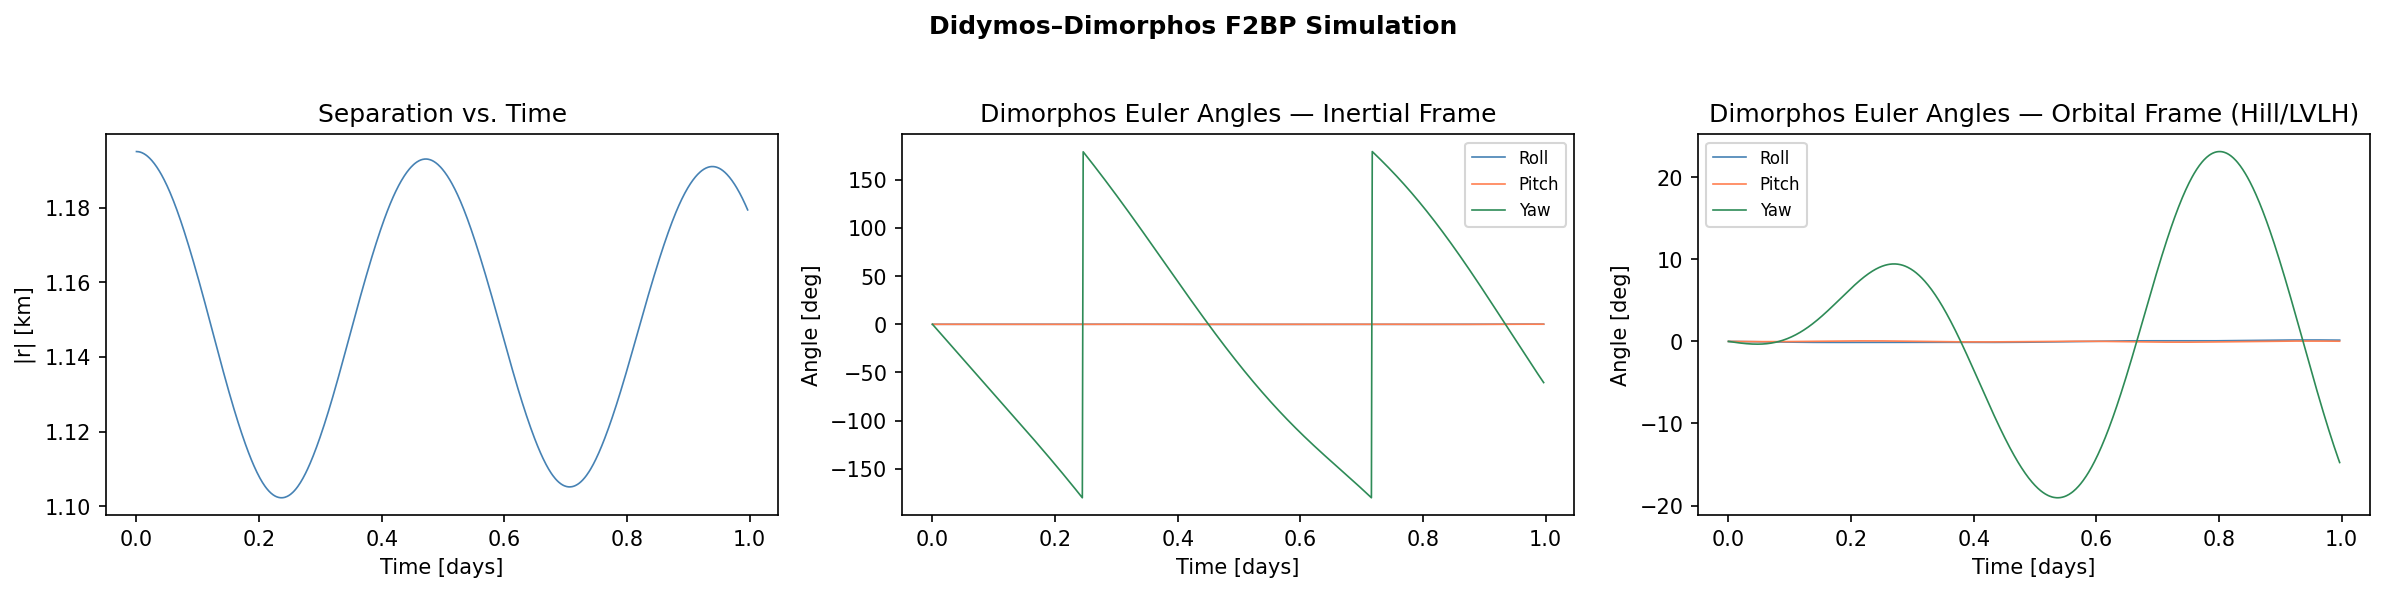

Here is the Python script that generated this plot:
"""
Didymos-Dimorphos binary asteroid simulation
=============================================

Reproduces a basic F2BP integration for the Didymos system using
ellipsoidal shape models and a 2nd-order mutual potential expansion.

Reference body parameters (approximate pre-DART values):
  Didymos:   a=400 m, b=395 m, c=340 m, rho=2170 kg/m^3
  Dimorphos: a=85 m,  b=73 m,  c=63 m,  rho=2400 kg/m^3
  Orbit:     a~1195 m, P~11.92 h; Didymos spin P~2.26 h, Dimorphos ~synchronous
"""

import numpy as np
import matplotlib.pyplot as plt
import f2bptoolkit as f2bp

# ── System parameters ──────────────────────────────────────────────────────────

G = 6.674e-11   # m^3 kg^-1 s^-2

# Didymos (primary)
rhoA   = 2400.0       # kg/m^3
aA, bA, cA = 400.0, 395.0, 340.0   # m

# Dimorphos (secondary)
rhoB   = 2400.0       # kg/m^3
aB, bB, cB = 90.0, 73.0, 63.0   # m

# Approximate masses (4/3 pi a b c rho)
MA = (4./3.) * np.pi * aA * bA * cA * rhoA
MB = (4./3.) * np.pi * aB * bB * cB * rhoB
print(f"Primary mass:   {MA:.4e} kg")
print(f"Secondary mass: {MB:.4e} kg")

# Circular orbit radius and velocity (point-mass approximation)
r0    = 1195.0      # m, approximate semi-major axis
v_circ = np.sqrt(G * (MA + MB) / r0)
print(f"Circular velocity: {v_circ:.4f} m/s")

# Mean motion (rad/s) → period
n   = np.sqrt(G * (MA + MB) / r0**3)
T   = 2 * np.pi / n
print(f"Orbital period: {T/3600:.3f} h  ({T:.1f} s)")

# Spin rates
T_didymos  = 2.26 * 3600.0   # s — Didymos fast rotation period
w_primary  = 2 * np.pi / T_didymos   # rad/s
w_sync     = n                        # rad/s — Dimorphos ≈ tidally locked
print(f"Didymos spin period: {T_didymos/3600:.3f} h  → ω = {w_primary:.6f} rad/s")
print(f"Dimorphos (sync) spin: ω = {w_sync:.6f} rad/s  ({T/3600:.3f} h)")

# ── Build simulation ───────────────────────────────────────────────────────────

sim = f2bp.Simulation()
sim.gravity_order = 2

primary = f2bp.Body("Didymos")
primary.shape   = f2bp.EllipsoidShape(a=aA, b=bA, c=cA)
primary.density = rhoA
sim.add(primary)

secondary = f2bp.Body("Dimorphos")
secondary.shape   = f2bp.EllipsoidShape(a=aB, b=bB, c=cB)
secondary.density = rhoB
sim.add(secondary)

# Initial state: Didymos spins at its fast rotation (2.26 h); Dimorphos tidally locked.
# Circular orbit, long axis of Dimorphos pointing toward Didymos (1:1 spin-orbit resonance).
# Relative position and velocity expressed in the primary body frame (A).
# At t=0 we assume A=N (Cc=I), so body frame = inertial frame.
sim.set_state(
    position        = [r0, 0.0, 0.0],      # m
    velocity        = [0.0, v_circ*0.985, 0.0],  # m/s
    omega_primary   = [0.0, 0.0, w_primary],  # rad/s — Didymos fast spin
    omega_secondary = [0.001*w_sync, 0.001*w_sync, w_sync],     # rad/s — Dimorphos synchronous
    # attitude matrices default to identity — both frames aligned with inertial
)

# ── Integrate ─────────────────────────────────────────────────────────────────

t_final = 2.0 * T          # 2 orbital periods
dt      = 60.0              # s, fixed step
nOut    = 10               # record every 10 steps (~500 output points per orbit)

print(f"\nIntegrating for {t_final/86400:.2f} days "
      f"with LGVI dt={dt:.0f} s ...")

results = sim.integrate(
    t_final   = t_final,
    integrator = f2bp.LGVI(dt=dt),
    nOut       = nOut,
)

print(f"Done. Output steps: {results.n_steps}")
print(results)

# ── Quick diagnostics ─────────────────────────────────────────────────────────

t_days = results.times / 86400.0
sep_km = results.separation / 1000.0

print(f"\nSeparation: min={sep_km.min():.4f} km, "
      f"max={sep_km.max():.4f} km, "
      f"mean={sep_km.mean():.4f} km")

# Spin rates
wp = np.linalg.norm(results.omega_primary,   axis=1)
ws = np.linalg.norm(results.omega_secondary, axis=1)
print(f"Primary  spin drift: {(wp[-1]-wp[0])/wp[0]*100:.4f}%")
print(f"Secondary spin drift: {(ws[-1]-ws[0])/ws[0]*100:.4f}%")

# ── Dimorphos Euler angles (ZYX convention) ───────────────────────────────────
# 'inertial' : angles of B relative to the inertial frame N  (secular drift)
# 'orbital'  : angles of B relative to the Hill/LVLH frame O (libration only)
#              O: x̂ = radial outward, ẑ = orbit angular momentum, ŷ = ẑ×x̂

roll_N, pitch_N, yaw_N = results.secondary_euler_angles(frame='inertial')
roll,   pitch,   yaw   = results.secondary_euler_angles(frame='orbital')

print(f"\nInertial-frame yaw range: {yaw_N.min():.1f}° to {yaw_N.max():.1f}°  "
      f"(expected secular drift)")
print(f"Orbital-frame  yaw range: {yaw.min():.4f}° to {yaw.max():.4f}°  "
      f"(libration only)")

# ── Plots ──────────────────────────────────────────────────────────────────────

fig, axes = plt.subplots(1, 3, figsize=(16, 4))

# Separation vs time
ax = axes[0]
ax.plot(t_days, sep_km, lw=0.8, color="steelblue")
ax.set_xlabel("Time [days]")
ax.set_ylabel("|r| [km]")
ax.set_title("Separation vs. Time")

# Dimorphos inertial-frame Euler angles (shows secular yaw drift)
ax = axes[1]
ax.plot(t_days, roll_N,  lw=0.8, label="Roll",  color="steelblue")
ax.plot(t_days, pitch_N, lw=0.8, label="Pitch", color="coral")
ax.plot(t_days, yaw_N,   lw=0.8, label="Yaw",   color="seagreen")
ax.set_xlabel("Time [days]")
ax.set_ylabel("Angle [deg]")
ax.set_title("Dimorphos Euler Angles — Inertial Frame")
ax.legend(fontsize=8)

# Dimorphos orbital-frame Euler angles (secular drift removed)
ax = axes[2]
ax.plot(t_days, roll,  lw=0.8, label="Roll",  color="steelblue")
ax.plot(t_days, pitch, lw=0.8, label="Pitch", color="coral")
ax.plot(t_days, yaw,   lw=0.8, label="Yaw",   color="seagreen")
ax.set_xlabel("Time [days]")
ax.set_ylabel("Angle [deg]")
ax.set_title("Dimorphos Euler Angles — Orbital Frame (Hill/LVLH)")
ax.legend(fontsize=8)

fig.suptitle("Didymos–Dimorphos F2BP Simulation", fontsize=12, fontweight="bold")
fig.tight_layout(rect=[0, 0, 1, 0.95])
plt.savefig("didymos_dimorphos.png", dpi=150, bbox_inches="tight")
print("\nSaved didymos_dimorphos.png")
plt.show()

# ── Animation ─────────────────────────────────────────────────────────────────

# Matplotlib animation — orbital frame, one frame per orbit (~500 steps/orbit → stride 25)
print("\nRendering matplotlib animation (orbital frame) ...")
sim.animate.matplotlib(
    frame     = "orbital",
    stride    = 25,           # ~20 frames per orbit
    fps       = 20.0,
    save_path = "didymos_dimorphos_orbital.gif",
)
print("Saved didymos_dimorphos_orbital.gif")

# ParaView MP4 — inertial frame, every 10th step
print("\nRendering ParaView MP4 (inertial frame) ...")
sim.animate.paraview(
    save_path  = "didymos_dimorphos_inertial.mp4",
    frame      = "inertial",
    stride     = 10,
    fps        = 20.0,
)
print("Saved didymos_dimorphos_inertial.mp4")
